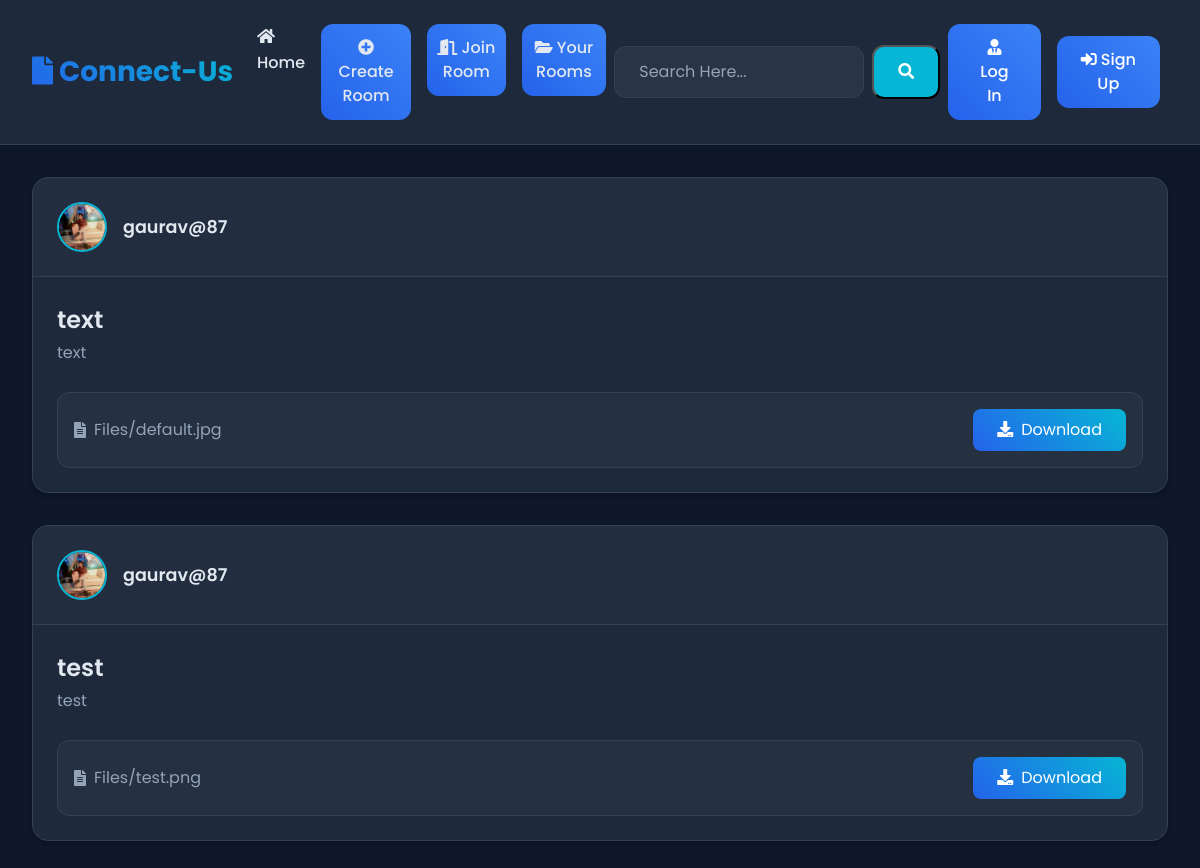
The page / on the database its author committed.
### blog/models.py (models this page shows, shortened)
class Post(models.Model):
    title = models.CharField(max_length=100)
    file = models.FileField(null=True, blank=True, upload_to='Files')
    content = models.TextField()
    date_posted = models.DateTimeField(default=timezone.now)
    author = models.ForeignKey(User, on_delete=models.CASCADE)
    room = models.ForeignKey(Room, on_delete=models.CASCADE, null=True, blank=True)  # Optional room link

### users/models.py (models this page shows, shortened)
class Profile(models.Model):
    user = models.OneToOneField(User, on_delete=models.CASCADE)
    image = models.ImageField(default='default.jpg', upload_to='profile_pics')

### blog/views.py (the view)
# urls.py: path('', PostListView.as_view(), name='blog-home'),
class PostListView(ListView):
    model = Post
    template_name = 'blog/home.html'
    context_object_name = 'posts'
    ordering = ['-date_posted']
    paginate_by = 2

### blog/templates/blog/home.html (shortened to what this page needs)
{% extends "blog/base.html" %}
{% block content %}
<div class="posts-container">
    {% for post in posts %}
    <div class="post-card">
        <div class="post-header">
            <div class="profile-section">
                <img class="profile-img" src="{{ post.author.profile.image.url }}" alt="{{ post.author }}'s profile">
                <div class="author-info">
                    <a href="{% url 'user-posts' post.author.username %}" class="author-name">{{ post.author }}</a>
                </div>
            </div>
        </div>
        <div class="post-content">
            <a href="{% url 'post-detail' post.id %}" class="post-title">{{ post.title }}</a>
            <p class="post-excerpt">{{ post.content|truncatechars:200 }}</p>
            {% if post.file %}
            <div class="file-section">
                <div class="file-info">
                    <span class="file-name">
                        <i class="fas fa-file-alt"></i>
                        {{ post.file }}
                    </span>
                    <a href="{{ post.file.url }}" download class="download-btn">
                        <i class="fas fa-download mr-2"></i>Download
                    </a>
                </div>
            </div>
            {% endif %}
        </div>
    </div>
    {% endfor %}
</div>
{% endblock content %}

### blog/static/blog/main.css (style rules this page uses)
body { background: #fafafa; color: #333333; margin-top: 0; }

### blog/templates/blog/base.html (style rules this page uses)
:root { --primary-color: #2563eb; --secondary-color: #3b82f6; --accent-color: #06b6d4; --background-color: #0f172a; --card-bg: #1e293b; --text-color: #e2e8f0; --text-muted: #94a3b8; --navbar-bg: #1e293b; --card-shadow: 0 4px 6px rgba(0, 0, 0, 0.2); --hover-shadow: 0 10px 15px rgba(0, 0, 0, 0.3); --border-color: #334155; }
body { font-family: 'Poppins', sans-serif; background-color: var(--background-color); color: var(--text-color); line-height: 1.6; }

### blog/templates/blog/home.html (style rules this page uses)
.post-card { background: var(--card-bg); border-radius: 16px; border: 1px solid var(--border-color); box-shadow: var(--card-shadow); margin-bottom: 2rem; overflow: hidden; transition: transform 0.3s ease, box-shadow 0.3s ease; }
.post-header { padding: 1.5rem; border-bottom: 1px solid var(--border-color); background: rgba(255, 255, 255, 0.02); }
.profile-section { display: flex; align-items: center; gap: 1rem; }
.profile-img { width: 50px; height: 50px; border-radius: 50%; border: 2px solid var(--accent-color); object-fit: cover; }
.author-info { flex-grow: 1; }
.author-name { color: var(--text-color); font-weight: 600; margin: 0; font-size: 1.1rem; }
.post-content { padding: 1.5rem; }
.post-title { color: var(--text-color); font-size: 1.5rem; font-weight: 600; margin-bottom: 1rem; transition: color 0.3s ease; }
.post-excerpt { color: var(--text-muted); line-height: 1.8; margin-bottom: 1.5rem; }
.file-section { background: rgba(255, 255, 255, 0.03); border-radius: 12px; padding: 1rem; margin-top: 1rem; border: 1px solid var(--border-color); }
.file-info { display: flex; justify-content: space-between; align-items: center; }
.file-name { color: var(--text-muted); display: flex; align-items: center; gap: 0.5rem; }
.download-btn { background: linear-gradient(45deg, var(--primary-color), var(--accent-color)); color: white; padding: 0.5rem 1.5rem; border-radius: 8px; transition: all 0.3s ease; }

### rows shown on the page
Post: author.profile.image (placeholder picture), author "gaurav@87", title "text", content "text", file "Files/default.jpg"
Post: author.profile.image (placeholder picture), author "gaurav@87", title "test", content "test", file "Files/test.png"
